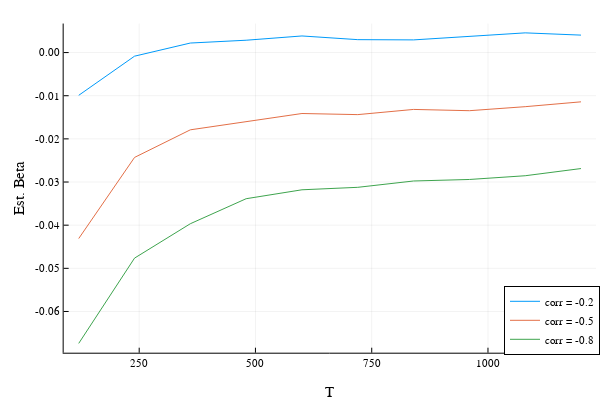

Notebook source saved alongside this figure:
### Markdown cell above
### Part 2 - Effect of residual correlation

### Code cell
rho_uvs = [-0.2,-0.5,-0.8]
beta_plots_corr = zeros(length(Ts),length(rho_uvs))
for j = 1:length(rho_uvs)
    for i=1:length(Ts)
        beta_plots_corr[i,j]=Stambaugh(Ts[i],rho_uvs[j])[2]
    end
end

p2 = plot(xlabel="T",ylabel="Est. Beta",legend=:bottomright)
p2 = plot!(Ts,beta_plots_corr[:,1],label = "corr = -0.2")
p2 = plot!(Ts,beta_plots_corr[:,2],label = "corr = -0.5")
p2 = plot!(Ts,beta_plots_corr[:,3],label = "corr = -0.8")

### Figure 1 — Plotly figure (JSON) as saved in the notebook; plotly's stock layout.template omitted (floating-point values rounded to 4 significant figures)
{"data": [{"colorbar": {"title": ""}, "legendgroup": "corr = -0.2", "line": {"color": "rgba(0, 154, 250, 1.000)", "dash": "solid", "shape": "linear", "width": 1}, "mode": "lines", "name": "corr = -0.2", "showlegend": true, "type": "scatter", "x": [120, 240, 360, 480, 600, 720, 840, 960, 1080, 1200], "xaxis": "x", "y": [-0.009907, -0.0008349, 0.002209, 0.002861, 0.003847, 0.002991, 0.002934, 0.003825, 0.004567, 0.004045], "yaxis": "y", "zmax": null, "zmin": null}, {"colorbar": {"title": ""}, "legendgroup": "corr = -0.5", "line": {"color": "rgba(227, 111, 71, 1.000)", "dash": "solid", "shape": "linear", "width": 1}, "mode": "lines", "name": "corr = -0.5", "showlegend": true, "type": "scatter", "x": [120, 240, 360, 480, 600, 720, 840, 960, 1080, 1200], "xaxis": "x", "y": [-0.0431, -0.0243, -0.0179, -0.01602, -0.01412, -0.01438, -0.01317, -0.01347, -0.01254, -0.01142], "yaxis": "y", "zmax": null, "zmin": null}, {"colorbar": {"title": ""}, "legendgroup": "corr = -0.8", "line": {"color": "rgba(62, 164, 78, 1.000)", "dash": "solid", "shape": "linear", "width": 1}, "mode": "lines", "name": "corr = -0.8", "showlegend": true, "type": "scatter", "x": [120, 240, 360, 480, 600, 720, 840, 960, 1080, 1200], "xaxis": "x", "y": [-0.06739, -0.04763, -0.03966, -0.03387, -0.0318, -0.03123, -0.02976, -0.02941, -0.02854, -0.02688], "yaxis": "y", "zmax": null, "zmin": null}], "layout": {"annotations": [], "height": 400, "legend": {"bgcolor": "rgba(255, 255, 255, 1.000)", "bordercolor": "rgba(0, 0, 0, 1.000)", "borderwidth": 1, "font": {"color": "rgba(0, 0, 0, 1.000)", "family": "sans-serif", "size": 11}, "title": {"font": {"color": "rgba(0, 0, 0, 1.000)", "family": "sans-serif", "size": 15}, "text": ""}, "tracegroupgap": 0, "traceorder": "normal", "x": 1, "xanchor": "right", "y": 0.07, "yanchor": "bottom"}, "margin": {"b": 20, "l": 0, "r": 0, "t": 20}, "paper_bgcolor": "rgba(255, 255, 255, 1.000)", "plot_bgcolor": "rgba(255, 255, 255, 1.000)", "showlegend": true, "width": 600, "xaxis": {"anchor": "y", "domain": [0.1061, 0.9934], "gridcolor": "rgba(0, 0, 0, 0.100)", "gridwidth": 0.5, "linecolor": "rgba(0, 0, 0, 1.000)", "mirror": false, "range": [87.6, 1232.0], "showgrid": true, "showline": true, "showticklabels": true, "tickangle": 0, "tickcolor": "rgb(0, 0, 0)", "tickfont": {"color": "rgba(0, 0, 0, 1.000)", "family": "sans-serif", "size": 11}, "tickmode": "array", "ticks": "inside", "ticktext": ["250", "500", "750", "1000"], "tickvals": [250, 500, 750, 1000], "title": "T", "titlefont": {"color": "rgba(0, 0, 0, 1.000)", "family": "sans-serif", "size": 15}, "type": "-", "visible": true, "zeroline": false, "zerolinecolor": "rgba(0, 0, 0, 1.000)"}, "yaxis": {"anchor": "x", "domain": [0.07581, 0.9902], "gridcolor": "rgba(0, 0, 0, 0.100)", "gridwidth": 0.5, "linecolor": "rgba(0, 0, 0, 1.000)", "mirror": false, "range": [-0.06955, 0.006725], "showgrid": true, "showline": true, "showticklabels": true, "tickangle": 0, "tickcolor": "rgb(0, 0, 0)", "tickfont": {"color": "rgba(0, 0, 0, 1.000)", "family": "sans-serif", "size": 11}, "tickmode": "array", "ticks": "inside", "ticktext": ["-0.06", "-0.05", "-0.04", "-0.03", "-0.02", "-0.01", "0.00"], "tickvals": [-0.06, -0.05, -0.04, -0.03, -0.02, -0.01, 0], "title": "Est. Beta", "titlefont": {"color": "rgba(0, 0, 0, 1.000)", "family": "sans-serif", "size": 15}, "type": "-", "visible": true, "zeroline": false, "zerolinecolor": "rgba(0, 0, 0, 1.000)"}}}
